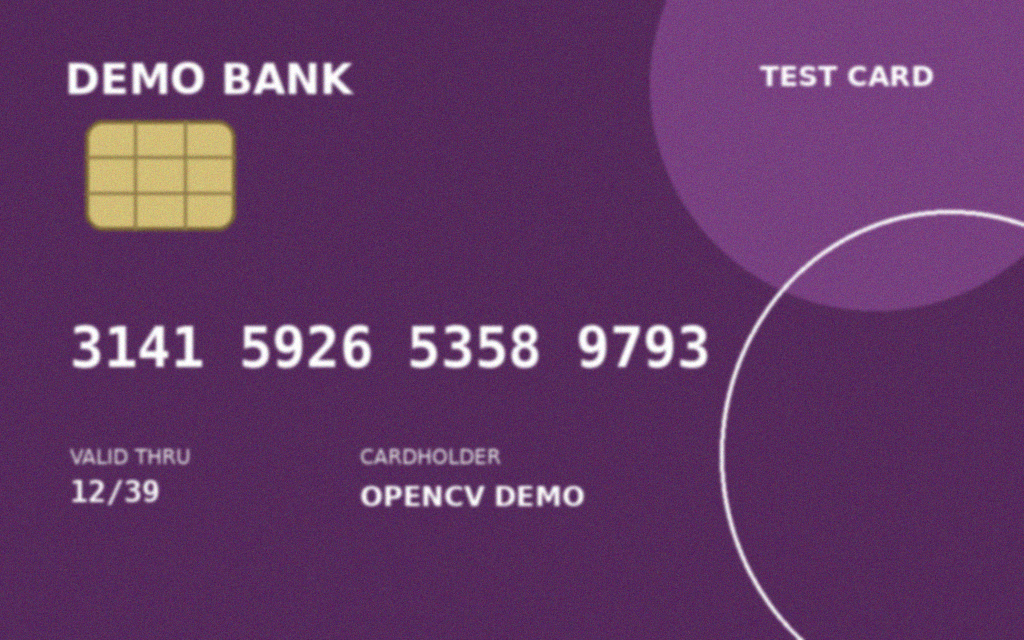
#> input picture images/card_template_matching/card_03_blur_noise.png, 1024 x 640 px
$ python card_blur_noise_matching.py images/card_template_matching/card_03_blur_noise.png
#> lines starting #> are read from the running program, lines starting #| are printed output that depends on the picture; after the words box and inside, x2 and y2 are one past the last pixel; in counts of white or black regions, pixels touching at a corner belong together
### result_utils.py
from pathlib import Path

import cv2
import matplotlib.pyplot as plt


def save_result_grid(output_path, panels, columns=2):
    """将多个 OpenCV 或灰度图结果保存为可嵌入 Markdown 的拼图。"""
    output_path = Path(output_path)
    output_path.parent.mkdir(parents=True, exist_ok=True)

    rows = (len(panels) + columns - 1) // columns
    figure, axes = plt.subplots(rows, columns, figsize=(12, 4 * rows))
    axes = axes.ravel() if hasattr(axes, "ravel") else [axes]

    for axis, (image, title) in zip(axes, panels):
        if image.ndim == 2:
            axis.imshow(image, cmap="gray", vmin=0, vmax=255)
        else:
            axis.imshow(cv2.cvtColor(image, cv2.COLOR_BGR2RGB))

        axis.set_title(title)
        axis.axis("off")

    for axis in axes[len(panels):]:
        axis.axis("off")

    figure.tight_layout()
    figure.savefig(output_path, dpi=150, bbox_inches="tight")
    plt.close(figure)

    print(f"Saved result: {output_path}")

### card_blur_noise_matching.py
import sys

import cv2
import matplotlib.pyplot as plt
import numpy as np

from result_utils import save_result_grid


# 卡号 ROI 在 card_03_blur_noise.png 中的手动坐标
NUMBER_LEFT = 70
NUMBER_TOP = 315
NUMBER_RIGHT = 710
NUMBER_BOTTOM = 375

# 第一个数字 3 在 number_roi 中的手动模板坐标
TEMPLATE_LEFT = 0
TEMPLATE_TOP = 0
TEMPLATE_RIGHT = 35
TEMPLATE_BOTTOM = 60

# 模板匹配相似度阈值
MATCH_THRESHOLD = 0.90

# NMS 的交并比阈值，用于删除同一数字周围的重叠候选框
NMS_IOU_THRESHOLD = 0.30


image = cv2.imread("images/card_template_matching/card_03_blur_noise.png")
#> image is the input picture: shape (640, 1024, 3); mean B, G, R 103, 55.6, 99.1

if image is None:
    print("Image read failed")
    raise SystemExit

# 裁出整行卡号 ROI
number_roi = image[
    NUMBER_TOP:NUMBER_BOTTOM,
    NUMBER_LEFT:NUMBER_RIGHT,
]
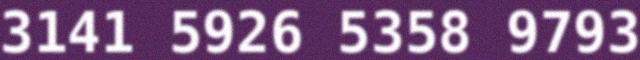
#> number_roi: shape (60, 640, 3); mean B, G, R 132.9, 95.6, 128.4

# 转灰度图，只分析亮度结构
roi_gray = cv2.cvtColor(number_roi, cv2.COLOR_BGR2GRAY)
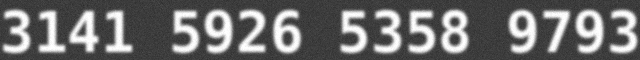
#> roi_gray: shape (60, 640); min 42, max 255, mean 109.6

# 使用小核高斯滤波，轻度压低噪声
roi_blur = cv2.GaussianBlur(
    roi_gray,
    (3, 3),
    0
)

# 局部对比度增强，让数字笔画更突出
clahe = cv2.createCLAHE(
    clipLimit=2.0,
    tileGridSize=(8, 8)
)

roi_enhanced = clahe.apply(roi_blur)
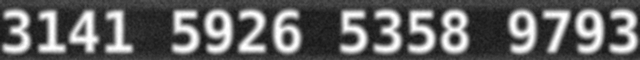
#> roi_enhanced: shape (60, 640); min 22, max 255, mean 100.4

# 从已经预处理完成的 ROI 中裁出第一个数字 3
# 这样模板和搜索区域具有完全一致的预处理效果
template_enhanced = roi_enhanced[
    TEMPLATE_TOP:TEMPLATE_BOTTOM,
    TEMPLATE_LEFT:TEMPLATE_RIGHT,
]
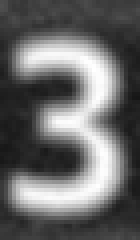
#> template_enhanced: shape (60, 35) (shown 4 times larger); min 22, max 255, mean 105.1

# 模板在 ROI 中逐位置滑动，生成相似度分数图
score_map = cv2.matchTemplate(
    roi_enhanced,
    template_enhanced,
    cv2.TM_CCOEFF_NORMED,
)

# 找到全局最高分及其坐标
min_score, max_score, min_location, max_location = cv2.minMaxLoc(
    score_map
)
#> min_score = -0.406; max_score = 1; min_location = (138, 0); max_location = (0, 0)

print(f"Score map shape: {score_map.shape}")
#| Score map shape: (1, 606)
print(f"Minimum score: {min_score:.4f}")
#| Minimum score: -0.4062
print(f"Maximum score: {max_score:.4f}")
#| Maximum score: 1.0000
print(f"Best location in ROI: {max_location}")
#| Best location in ROI: (0, 0)

# 输出得分最高的 10 个位置
scores_1d = score_map[0]
#> scores_1d = 606 values, max 1 at index 0, min -0.406 at index 138, mean 0.155
top_indices = np.argsort(scores_1d)[::-1][:10]
#> top_indices = [0, 371, 1, 372, 370, 2, 373, 369, 605, 3]

print("\nTop 10 candidate scores:")

for rank, x in enumerate(top_indices, start=1):
    score = scores_1d[x]
    print(f"{rank:02d}: x={x}, y=0, score={score:.4f}")
#> this loop made 10 passes
#> (x, score) on passes 1 to 10: (0, 1), (371, 0.997), (1, 0.978), (372, 0.976), (370, 0.975), (2, 0.916), (373, 0.914), (369, 0.912), (605, 0.911), (3, 0.822)
#| 01: x=0, y=0, score=1.0000
#| 02: x=371, y=0, score=0.9967
#| 03: x=1, y=0, score=0.9778
#| 04: x=372, y=0, score=0.9760
#| 05: x=370, y=0, score=0.9746
#| 06: x=2, y=0, score=0.9157
#| 07: x=373, y=0, score=0.9144
#| 08: x=369, y=0, score=0.9123
#> (further printed lines are left out)

# 保留得分达到模板匹配阈值的候选位置
y_positions, x_positions = np.where(
    score_map >= MATCH_THRESHOLD
)
#> y_positions = [0, 0, 0, 0, 0, 0, 0, 0, 0]; x_positions = [0, 1, 2, 369, 370, 371, 372, 373, 605]

print(
    f"\nMatch count before NMS: "
    f"{len(x_positions)}"
)
#| Match count before NMS: 9

# 将每个候选位置整理为：
# [left, top, right, bottom, score]
template_height, template_width = template_enhanced.shape
#> template_height = 60; template_width = 35
candidate_boxes = []

for x, y in zip(x_positions, y_positions):
    left = x + NUMBER_LEFT
    top = y + NUMBER_TOP
    right = left + template_width
    bottom = top + template_height
    score = score_map[y, x]

    candidate_boxes.append(
        [left, top, right, bottom, score]
    )
#> this loop made 9 passes
#> (x, left, right, score) on passes 1 to 9: (0, 70, 105, 1), (1, 71, 106, 0.978), (2, 72, 107, 0.916), (369, 439, 474, 0.912), (370, 440, 475, 0.975), (371, 441, 476, 0.997), (372, 442, 477, 0.976), (373, 443, 478, 0.914), (605, 675, 710, 0.911)
#> after the loop, candidate_boxes = [[70, 315, 105, 375, 1], [71, 315, 106, 375, 0.978], [72, 315, 107, 375, 0.916], [439, 315, 474, 375, 0.912], [440, 315, 475, 375, 0.975], [441, 315, 476, 375, 0.997], [442, 315, 477, 375, 0.976], [443, 315, 478, 375, 0.914], [675, 315, 710, 375, 0.911]]

# 按匹配分数从高到低排序，让每轮优先保留最高分框
candidate_boxes.sort(
    key=lambda box: box[4],
    reverse=True,
)

# 非极大值抑制：保留最高分框，删除与它过度重叠的低分框
kept_boxes = []

while candidate_boxes:
    best_box = candidate_boxes.pop(0)
    kept_boxes.append(best_box)

    remaining_boxes = []

    for box in candidate_boxes:
        left = max(best_box[0], box[0])
        top = max(best_box[1], box[1])
        right = min(best_box[2], box[2])
        bottom = min(best_box[3], box[3])

        # 两个候选框的交集面积
        intersection_width = max(0, right - left)
        intersection_height = max(0, bottom - top)
        intersection_area = intersection_width * intersection_height

        best_area = (
            (best_box[2] - best_box[0]) *
            (best_box[3] - best_box[1])
        )

        box_area = (
            (box[2] - box[0]) *
            (box[3] - box[1])
        )

        # IoU = 交集面积 / 并集面积
        union_area = best_area + box_area - intersection_area
        iou = intersection_area / union_area

        # IoU 较小表示不太重叠，可能是另一个真实数字
        if iou < NMS_IOU_THRESHOLD:
            remaining_boxes.append(box)

    candidate_boxes = remaining_boxes
#> this loop made 3 passes
#> (best_box, candidate_boxes) on pass 2: ([441, 315, 476, 375, 0.997], [[675, 315, 710, 375, 0.911]])
#> after the loop, kept_boxes = [[70, 315, 105, 375, 1], [441, 315, 476, 375, 0.997], [675, 315, 710, 375, 0.911]]

print(f"Match count after NMS: {len(kept_boxes)}")
#| Match count after NMS: 3

# 在原图副本上仅绘制 NMS 后保留的最终候选框
result = image.copy()

for left, top, right, bottom, score in kept_boxes:

    cv2.rectangle(
        result,
        (left, top),
        (right, bottom),
        (0, 255, 0),
        2,
    )

    cv2.putText(
        result,
        f"3: {score:.2f}",
        (left, top - 8),
        cv2.FONT_HERSHEY_SIMPLEX,
        0.45,
        (0, 255, 0),
        1,
    )
#> this loop made 3 passes
#> (left, right, score) on passes 1 to 3: (70, 105, 1), (441, 476, 0.997), (675, 710, 0.911)
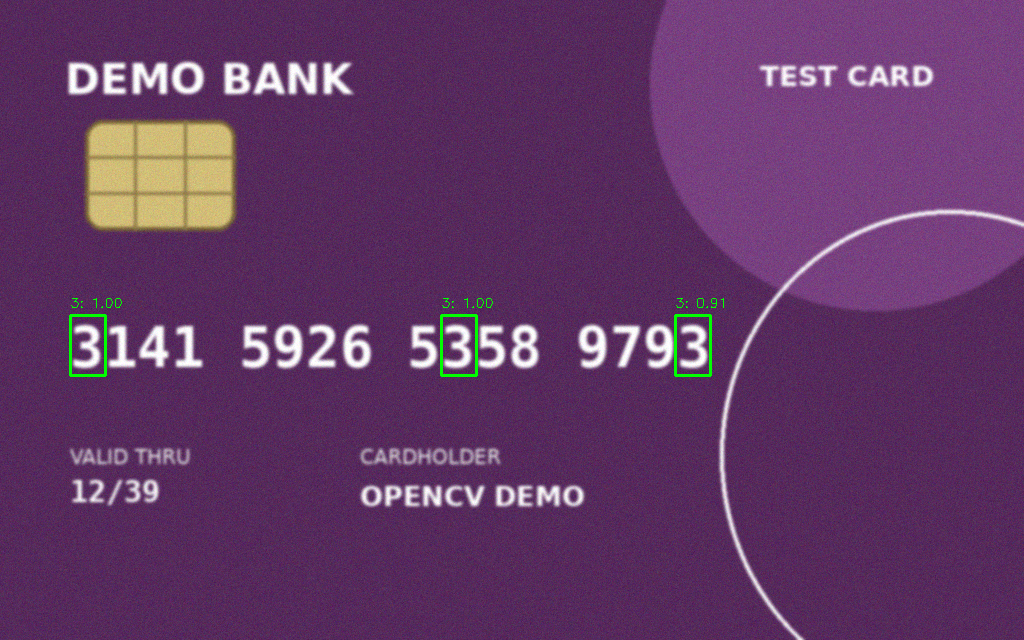
#> result: shape (640, 1024, 3); 0.3% of pixels changed, all inside (x1, y1, x2, y2) = (69, 298, 724, 377)

save_result_grid(
    "docs/results/card_blur_noise_matching.jpg",
    [
        (number_roi, "Original Number ROI"),
        (roi_blur, "Blurred Number ROI"),
        (roi_enhanced, "CLAHE Enhanced ROI"),
        (template_enhanced, "Digit Template - Three"),
        (result, "Template Matching Result"),
    ],
    columns=2,
)
#> in save_result_grid, `figure.savefig(output_path, dpi=150, bbox_inches="tight")`:
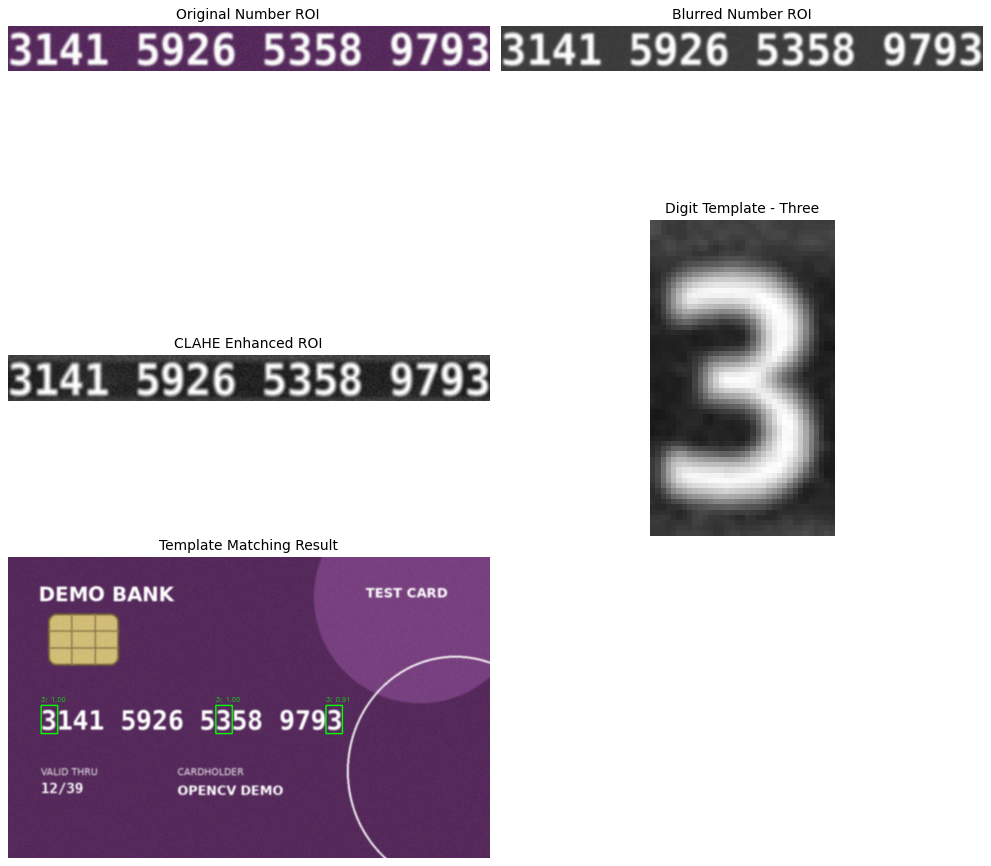
#> figure drawn by matplotlib, 5 panels

# score_map 只有一行，使用曲线更适合观察各位置分数
plt.figure(figsize=(14, 4))
plt.plot(scores_1d, color="blue")
plt.axhline(
    MATCH_THRESHOLD,
    color="red",
    linestyle="--",
    label=f"Threshold = {MATCH_THRESHOLD}",
)
plt.scatter(
    x_positions,
    scores_1d[x_positions],
    color="green",
    label="Candidates",
)
plt.title("Template Matching Score Map")
plt.xlabel("Template Left Position in Number ROI")
plt.ylabel("Similarity Score")
plt.ylim(-1.0, 1.05)
plt.grid()
plt.legend()
plt.tight_layout()
plt.savefig(
    "docs/results/card_blur_noise_matching_scores.jpg",
    dpi=150,
    bbox_inches="tight",
)
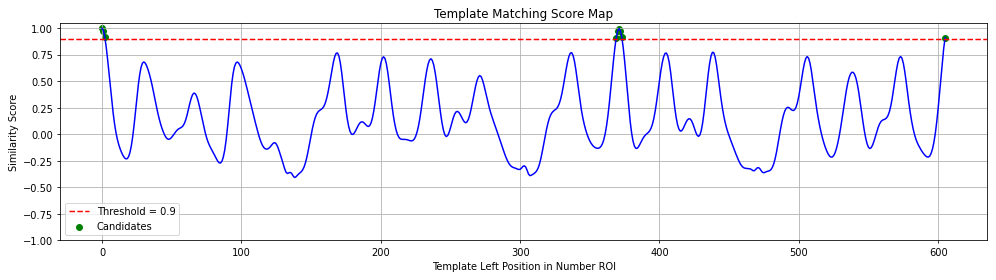
#> figure drawn by matplotlib, 1 panel; curve peaks at x = 0, y = 1

if "--save-only" not in sys.argv:
    cv2.imshow("Original Number ROI", number_roi)
    cv2.imshow("Blurred Number ROI", roi_blur)
    cv2.imshow("CLAHE Enhanced ROI", roi_enhanced)
    cv2.imshow("Digit Template - Three", template_enhanced)
    cv2.imshow("Template Matching Result", result)
    plt.show()
    cv2.waitKey(0)
    cv2.destroyAllWindows()
else:
    plt.close()
